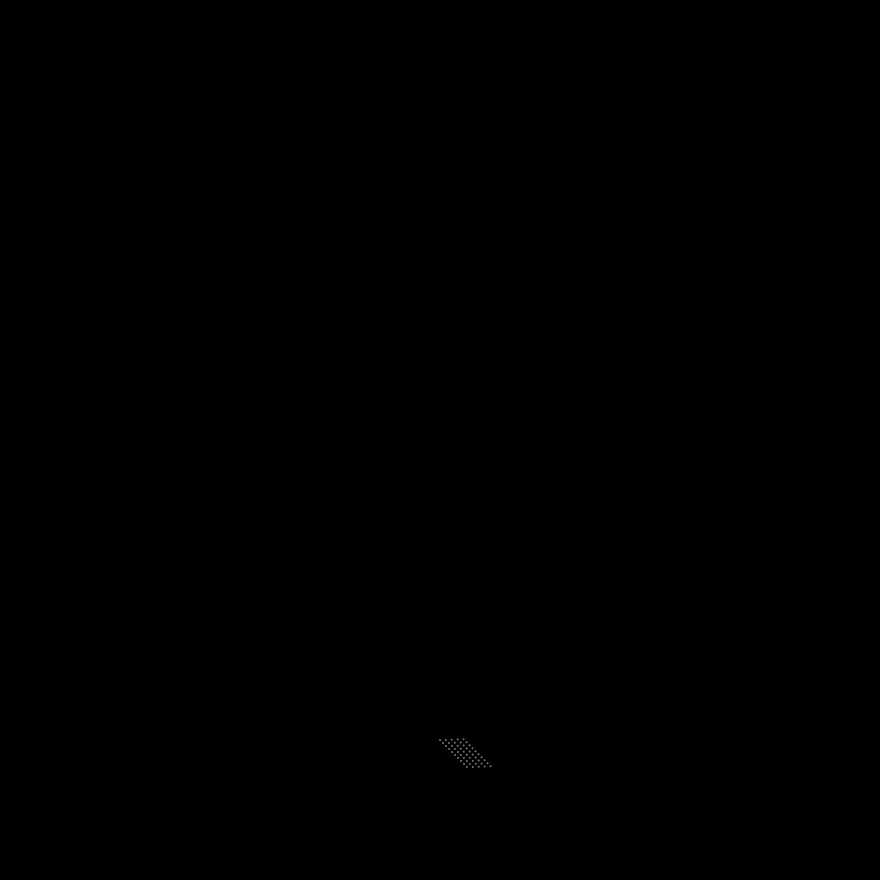
Frame 1 (no input)
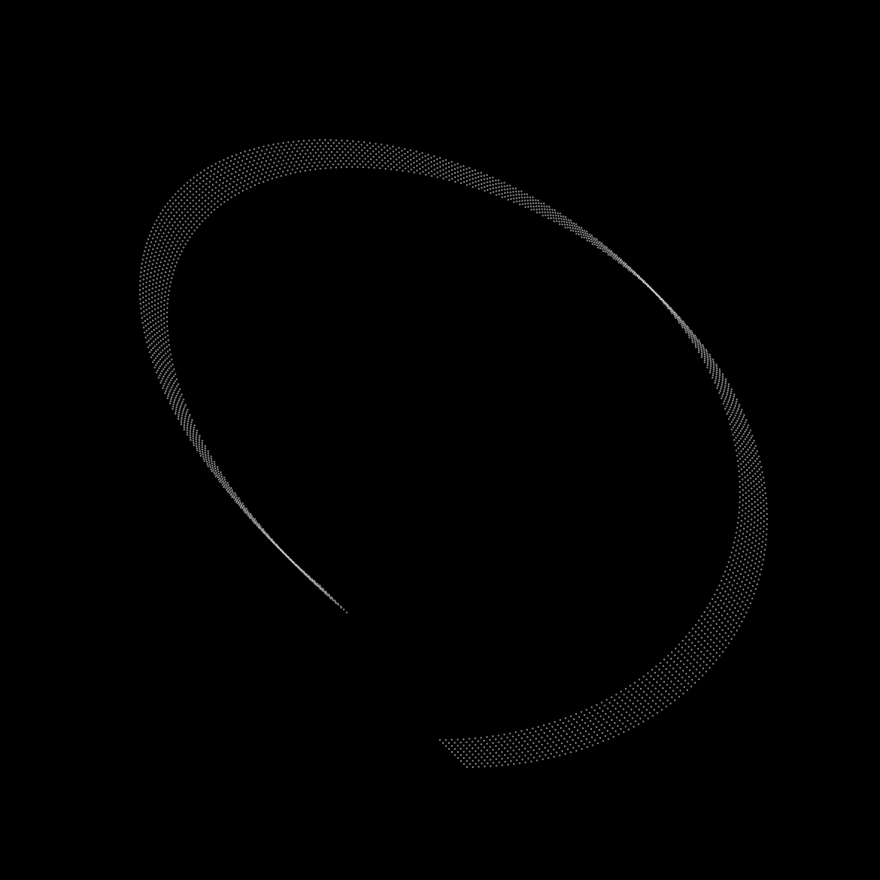
Frame 60 (no input)
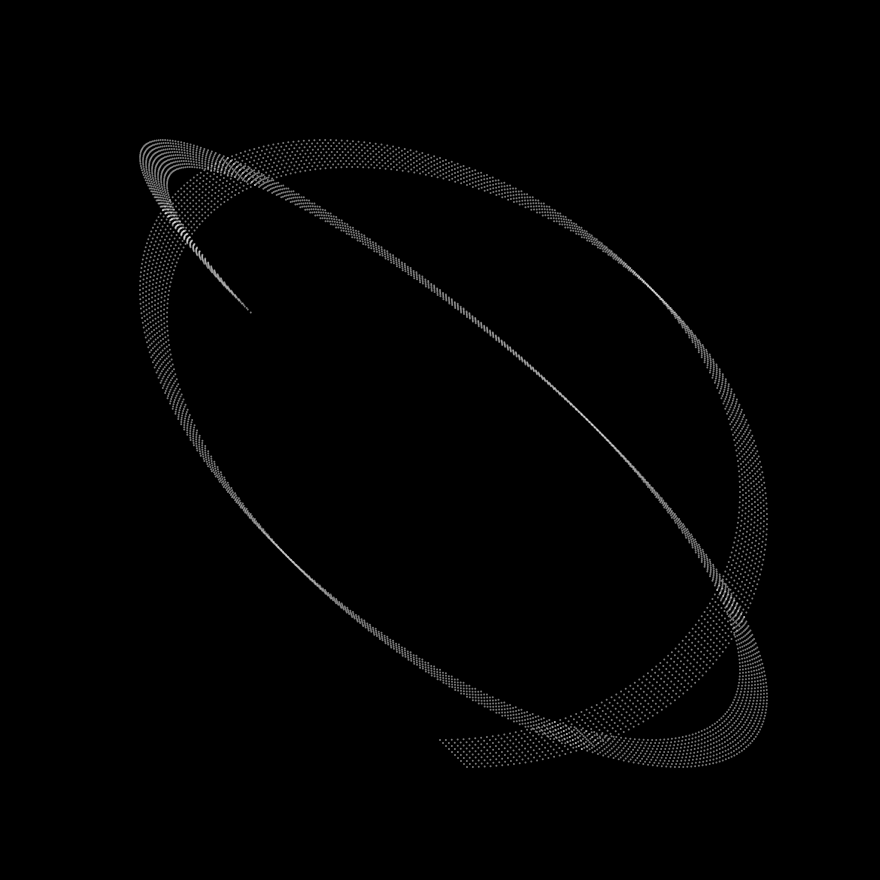
Frame 120 (the mouse pressed at the canvas centre since frame 60)

The p5.js sketch that drew these frames (run headless with seeded random() and noise() and a simulated clock; from frame 60 on, the mouse is pressed at the canvas centre):

// p5.js sketch
// ── sketch.js
// 2026-11-12

let t = 0; //substitute for frameCount, increment by +1

function setup() {
  createCanvas(880, 880);
  background(0);
}

function draw() {
  let stepsPerFrame = 5; //draw 5 per frame
  
  noStroke();
  fill(255);

  // run forloop 5 times per frame
  for (let s = 0; s < stepsPerFrame; s++) {
    let waveX = sin(radians(t) * 1.125) * 300;
    let waveY = cos(radians(t) * 1) * 300;

    for (let i = 0; i < 10; i++) {
        fill (255, 255, 255, 120);
      ellipse(width/2 + i * 3 + waveX,
        height/2 + waveY + i * 3,
        2, 2);
    }
    t++;
  }
}
